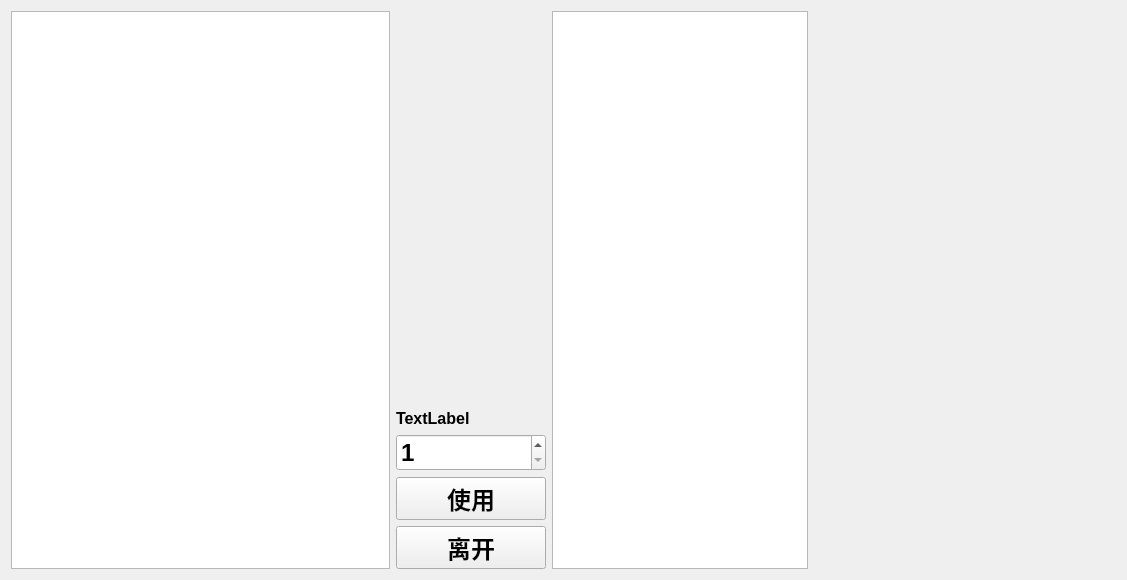
<?xml version="1.0" encoding="UTF-8"?>
<ui version="4.0">
 <class>UseItem</class>
 <widget class="QWidget" name="UseItem">
  <property name="geometry">
   <rect>
    <x>0</x>
    <y>0</y>
    <width>1127</width>
    <height>580</height>
   </rect>
  </property>
  <property name="windowTitle">
   <string>Form</string>
  </property>
  <layout class="QVBoxLayout" name="verticalLayout_2">
   <item>
    <layout class="QHBoxLayout" name="horizontalLayout_2">
     <item>
      <widget class="QTableWidget" name="itemTable">
       <property name="font">
        <font>
         <family>Arial</family>
         <pointsize>18</pointsize>
         <weight>75</weight>
         <bold>true</bold>
        </font>
       </property>
       <attribute name="horizontalHeaderVisible">
        <bool>false</bool>
       </attribute>
      </widget>
     </item>
     <item>
      <layout class="QVBoxLayout" name="verticalLayout">
       <item>
        <spacer name="verticalSpacer">
         <property name="orientation">
          <enum>Qt::Vertical</enum>
         </property>
         <property name="sizeHint" stdset="0">
          <size>
           <width>38</width>
           <height>198</height>
          </size>
         </property>
        </spacer>
       </item>
       <item>
        <widget class="QLabel" name="selectLabel">
         <property name="font">
          <font>
           <family>Arial</family>
           <pointsize>12</pointsize>
           <weight>75</weight>
           <bold>true</bold>
          </font>
         </property>
         <property name="text">
          <string>TextLabel</string>
         </property>
        </widget>
       </item>
       <item>
        <widget class="QSpinBox" name="selectSpinBox">
         <property name="font">
          <font>
           <family>Arial</family>
           <pointsize>18</pointsize>
           <weight>75</weight>
           <bold>true</bold>
          </font>
         </property>
         <property name="minimum">
          <number>1</number>
         </property>
         <property name="maximum">
          <number>6</number>
         </property>
        </widget>
       </item>
       <item>
        <widget class="QPushButton" name="useBtn">
         <property name="minimumSize">
          <size>
           <width>150</width>
           <height>0</height>
          </size>
         </property>
         <property name="font">
          <font>
           <family>Arial</family>
           <pointsize>18</pointsize>
           <weight>75</weight>
           <bold>true</bold>
          </font>
         </property>
         <property name="text">
          <string>使用</string>
         </property>
        </widget>
       </item>
       <item>
        <widget class="QPushButton" name="quitBtn">
         <property name="font">
          <font>
           <family>Arial</family>
           <pointsize>18</pointsize>
           <weight>75</weight>
           <bold>true</bold>
          </font>
         </property>
         <property name="text">
          <string>离开</string>
         </property>
        </widget>
       </item>
      </layout>
     </item>
     <item>
      <layout class="QHBoxLayout" name="horizontalLayout">
       <item>
        <widget class="QListWidget" name="useToWhomList"/>
       </item>
       <item>
        <spacer name="horizontalSpacer">
         <property name="orientation">
          <enum>Qt::Horizontal</enum>
         </property>
         <property name="sizeHint" stdset="0">
          <size>
           <width>308</width>
           <height>20</height>
          </size>
         </property>
        </spacer>
       </item>
      </layout>
     </item>
    </layout>
   </item>
  </layout>
 </widget>
 <resources/>
 <connections/>
</ui>
